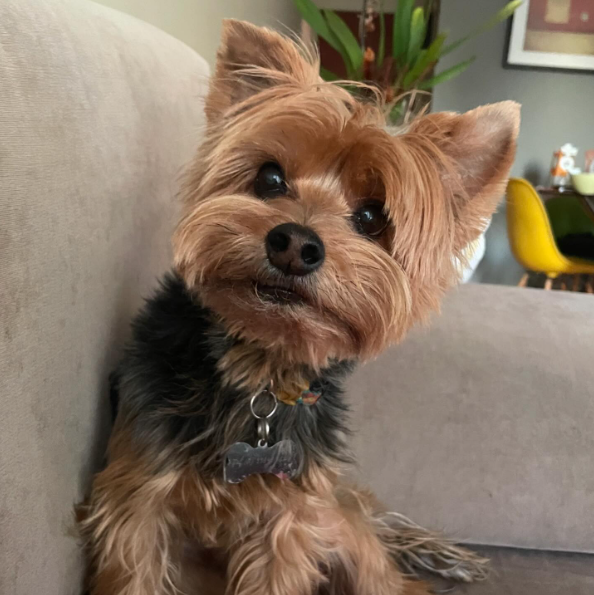
#> input picture reducao_dimensionalidade_imagens/imagens/cachorro.png, 594 x 595 px, found by its file name
$ jupyter execute reducao_dimensionalidade_imagem.ipynb
#> lines starting #> are read from the running program, lines starting #| are printed output that depends on the picture; after the words box and inside, x2 and y2 are one past the last pixel; in counts of white or black regions, pixels touching at a corner belong together
[cell 1]
from PIL import Image
import os
from IPython.display import display
import numpy as np
import matplotlib.pyplot as plt

[cell 2]
path = './cachorro.png'

if os.path.isfile(path):
    img = Image.open(path)
#> img is the input picture: PIL image 594x595 RGBA; mean R, G, B, A 133.2, 115.5, 97.7, 255
    print("Imagem ok")
else:
    print("Arquivo não encontrado")

[cell 3]
def converter_grayscale(img_colorida):
    largura, altura = img_colorida.size
#> largura = 594; altura = 595
    img_tons_de_cinza = Image.new("L", (largura, altura))
#> img_tons_de_cinza: PIL image 594x595 L; every value is 0

    for y in range(altura):
        for x in range(largura):
            pixel = img_colorida.getpixel((x, y))
            # Média ponderada dos canais de cor (R, G, B)
            valor_tons_de_cinza = int(0.299 * pixel[0] + 0.587 * pixel[1] + 0.114 * pixel[2])
            img_tons_de_cinza.putpixel((x, y), valor_tons_de_cinza)
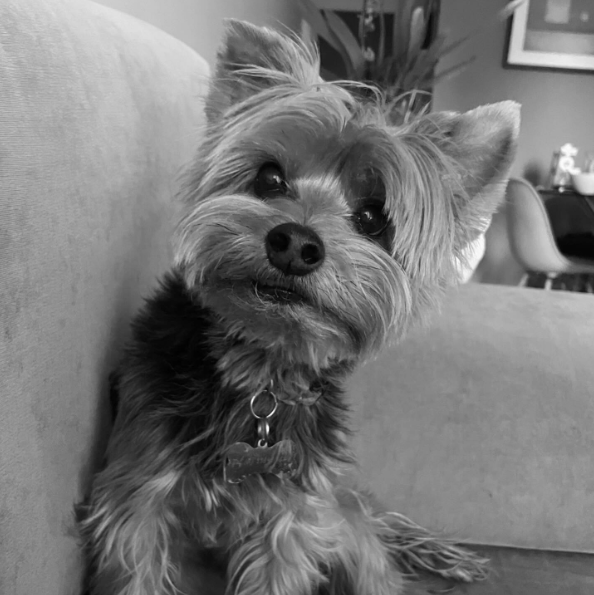
#> img_tons_de_cinza: PIL image 594x595 L; min 1, max 252, mean 118.2


    return img_tons_de_cinza

[cell 4]
# Converter para tons de cinza
img_tons_de_cinza = converter_grayscale(img)

# Exibir a imagem em tons de cinza
display(img_tons_de_cinza)

[cell 5]
def converter_binary(img):
  largura, altura = img.size
#> largura = 594; altura = 595
  img_binaria = Image.new("1", (largura, altura))

  for y in range(altura):
    for x in range(largura):
      pixel = img.getpixel((x, y))

      # Se estiver em modo "L", apenas um valor de pixel
      valor_pixel = pixel if isinstance(pixel, int) else int((pixel[0] + pixel[1] + pixel[2]) / 3)

      if valor_pixel > 127:
        img_binaria.putpixel((x, y), 1)
      else:
        img_binaria.putpixel((x, y), 0)
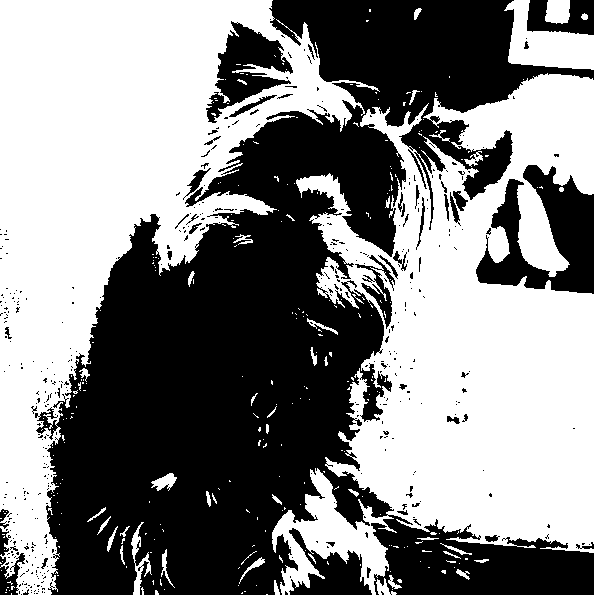
#> img_binaria: PIL image 594x595 1; 52.1% white; 439 black regions (393 under 20 px), largest, box (x1, y1, x2, y2) and area: (35, 0, 594, 595) 148447, (476, 165, 594, 294) 7885, (206, 21, 293, 123) 3833

  return img_binaria
